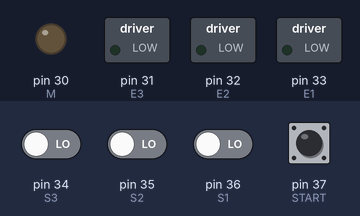
The sketch below on a simulated Arduino Mega 2560, built with avr-gcc and run on an emulated ATmega2560. Shown: switched loads named in the sketch (green lamp = pin HIGH), output pins drawn as LEDs (lit = HIGH). The test bench sets the inputs (shaded band); at power-on: pin 34 (S3), pin 35 (S2), pin 36 (S1), pin 37 (START) LOW.

Above: at 1.2 s.
1.3 s: pin 37 (START) pulled HIGH for 0.15 s
At 3.7 s:
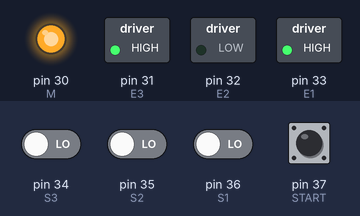
4.4 s: pin 34 (S3) driven HIGH
At 5.2 s:
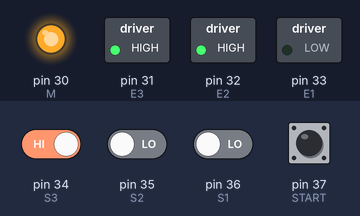
6.3 s: pin 35 (S2) driven HIGH
At 7.5 s:
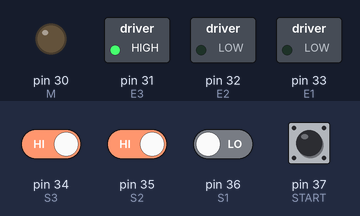
7.8 s: pin 37 (START) pulled HIGH for 1 s
At 9.9 s:
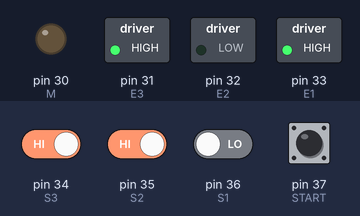
11.8 s: pin 34 (S3) driven LOW
At 13.0 s:
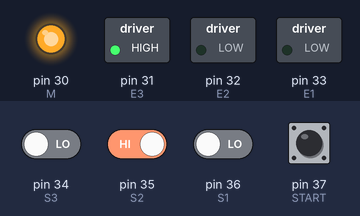
13.3 s: pin 36 (S1) driven HIGH
At 14.1 s:
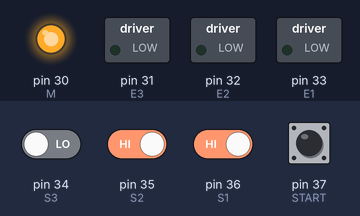
Timing chart, 0 to 15.8 s (numbered marks = the images above; inputs shaded):
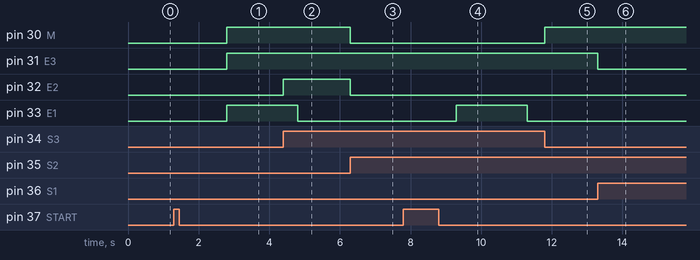

Measured:
- after the input at 1.3 s, pin 30 (M), pin 31 (E3), pin 33 (E1): LOW → HIGH after 1.5 s
- after the input at 4.4 s, pin 32 (E2): LOW → HIGH at once
- after the input at 6.3 s, pin 30 (M), pin 32 (E2): HIGH → LOW at once
- after the input at 7.8 s, pin 33 (E1): LOW → HIGH after 1.5 s, → LOW 2.0 s later
- after the input at 11.8 s, pin 30 (M): LOW → HIGH at once
- after the input at 13.3 s, pin 31 (E3): HIGH → LOW at once

The sketch:

mixer.ino
```cpp
#include <Arduino.h>
#include <avr/delay.h>

// Bits definitions on PORT C
#define START 0
// Sensors: 0 = submerged
#define S1    1
#define S2    2
#define S3    3

// Valves: 1 = OPEN
#define E1    4
#define E2    5
#define E3    6

// Motor: 1 = RUNNING
#define M     7

// in seconds
#define E1_TIMEOUT 2

void setup() {
    DDRC |= (1<<E1 | 1<<E2 | 1<<E3 | 1<<M);
    DDRC &= ~(1<<START | 1<<S1 | 1<<S2 | 1<<S3);
}

void loop() {
    // wait for START to go HIGH
    while (!(PINC & 1<<START));
    // tempo per poter premere e rilasciare
    _delay_ms(1500);

    // close E3
    PORTC &= ~(1<<E3);

    bool startState = 0;
    uint16_t e1Time = millis();

    // while START  not been pressed
    while (!startState) {
        // check START state
        startState = PINC & 1<<START;

        // if $timeSpent is less than 2 seconds
        if (millis() - e1Time <= E1_TIMEOUT*1000) {
            // turn on E1
            PORTC |= 1<<E1;
        } else {
            // turn off E1
            PORTC &= ~(1<<E1);
        }

        // if S2 is 0 and S3 is 1
        if (!(PINC & 1<<S2) && PINC & 1<<S3) {
            PORTC |= 1<<E2;
        } else {
            PORTC &= ~(1<<E2);
        }

        // if S1 is 0
        if (!(PINC & 1<<S1)) {
            // turn on E3
            PORTC |= 1<<E3;
        } else {
            PORTC &= ~(1<<E3);
        }

        // if S2 is 0 or S3 is 0
        if (!(PINC & 1<<S2) || !(PINC & 1<<S3)) {
            // turn on the motor
            PORTC |= 1<<M;
        } else {
            PORTC &= ~(1<<M);
        }
    }

    // turn off everything
    // PORTC &= ~(1<<E1 | 1<<E2 | 1<<E2 | 1<<M);
}
```
